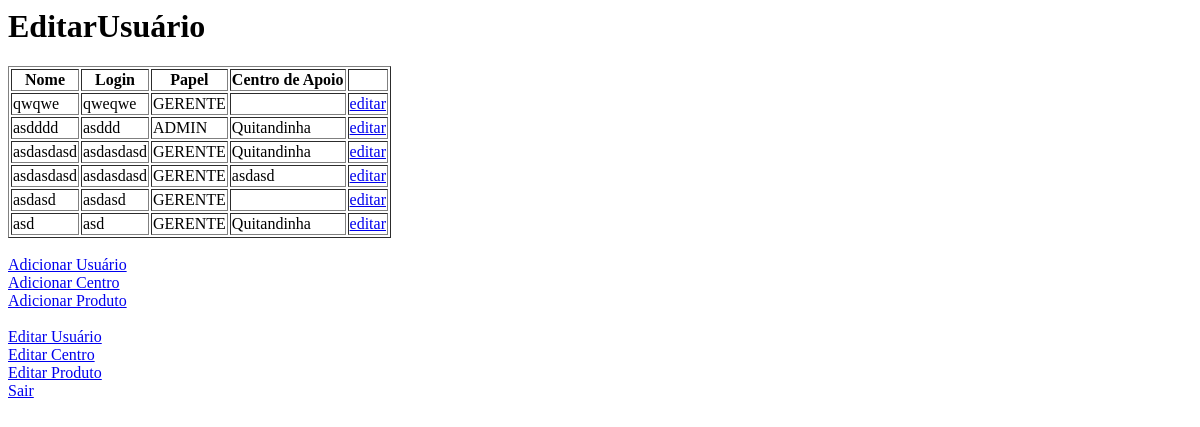
Page /admin/view/admin_edit_user.php (signed in) on the earlier database version.
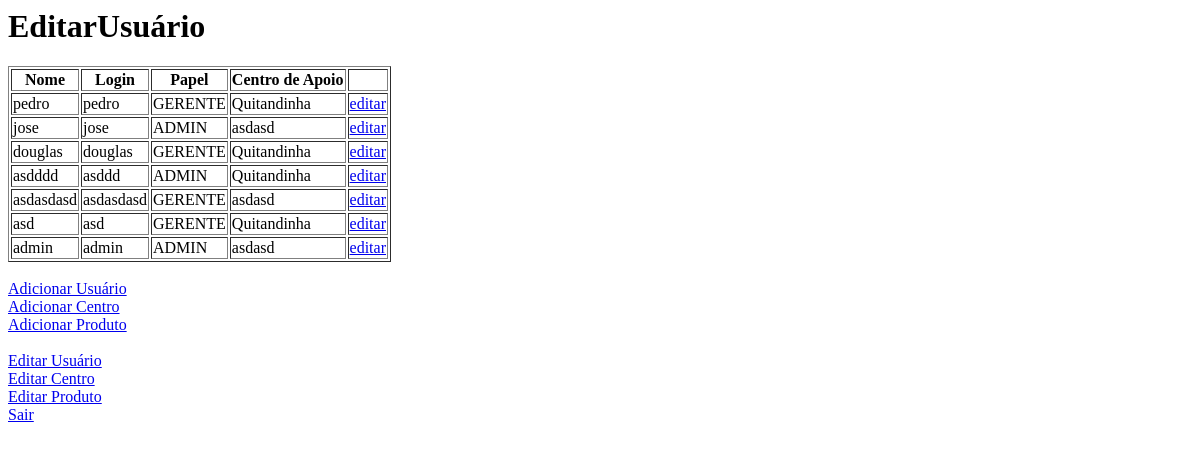
Same page on the later database version.
### tables this page shows
CREATE TABLE "usuario" (
	"id"	INTEGER NOT NULL,
	"nome"	TEXT,
	"login"	TEXT,
	"papel"	TEXT,
	"ativo"	INTEGER,
	"pass"	TEXT,
	"id_centro"	INTEGER,
	PRIMARY KEY("id" AUTOINCREMENT)
);

CREATE TABLE centro_apoio (
    id INTEGER,
    nome TEXT NOT NULL,
    endereco TEXT NOT NULL,
    nome_contato TEXT NOT NULL, 
    telefone_contato TEXT NOT NULL, "bairro",
    PRIMARY KEY("id" AUTOINCREMENT)
);

### admin/model/admin_dao.php (called while the page is built, shortened)
<?php
function getCentroNomeById( $id_centro) {
    $db = new SQLite3( '../../database/doacoespet.db' );
    $sql = "SELECT nome, endereco, id  FROM centro_apoio WHERE id=$id_centro";
    $results = $db->query( $sql );
    while ($row = $results->fetchArray()) {
        return $row['nome'];
    }
    return null;
}
function getUsuarios() {
    $db = new SQLite3( '../../database/doacoespet.db' );
    $sql = "SELECT * FROM usuario ORDER BY nome DESC";
    $results = $db->query( $sql );
    $arr = array();
    $i = 0;
    while ($row = $results->fetchArray()) {
        $arr[$i] = $row;
        $i++;
    }
    return $arr;
}
?>

### admin/view/admin_edit_user.php (the view, shortened to what this page needs)
<html>
<h1>EditarUsuário</h1>
<table border="1">
<tr>
<th>Nome</th><th>Login</th><th>Papel</th><th>Centro de Apoio</th><th></th>
</tr>
<?php
        include '../model/admin_dao.php';
        $usuarios = getUsuarios();
        foreach ( $usuarios as $row ) {
            $nome = $row['nome'];
            $login = $row['login'];
            $papel = $row['papel'];
            $id = $row['id'];
            $centro = getCentroNomeById( $row['id_centro'] );
            echo "<tr><td>$nome</td><td>$login</td><td>$papel</td><td>$centro</td><td><a href='admin_edit_user_form.php?id=$id'>editar</a></td></tr>";
       }
?>
</table>
<br>
<?php
    include "../view/admin_links.php";
?>
</html>

### admin/view/admin_links.php
<a href="../view/admin_add_user.php">Adicionar Usuário</a> <br>
<a href="../view/admin_add_centro.php">Adicionar Centro</a> <br>
<a href="../view/admin_add_produto.php">Adicionar Produto</a> <br><br>
<a href="../view/admin_edit_user.php">Editar Usuário</a> <br>
<a href="../view/admin_edit_centro.php">Editar Centro</a> <br>
<a href="../view/admin_edit_produto.php">Editar Produto</a> <br>
<a href="../../index.php">Sair</a>

Differences in the rows shown:
removed usuario: nome "qwqwe", login "qweqwe", papel "GERENTE"
removed usuario: nome "asdasdasd", login "asdasdasd", papel "GERENTE", id_centro.nome "Quitandinha"
removed usuario: nome "asdasd", login "asdasd", papel "GERENTE"
added usuario: nome "pedro", login "pedro", papel "GERENTE", id_centro.nome "Quitandinha"
added usuario: nome "jose", login "jose", papel "ADMIN", id_centro.nome "asdasd"
added usuario: nome "douglas", login "douglas", papel "GERENTE", id_centro.nome "Quitandinha"
added usuario: nome "admin", login "admin", papel "ADMIN", id_centro.nome "asdasd"
